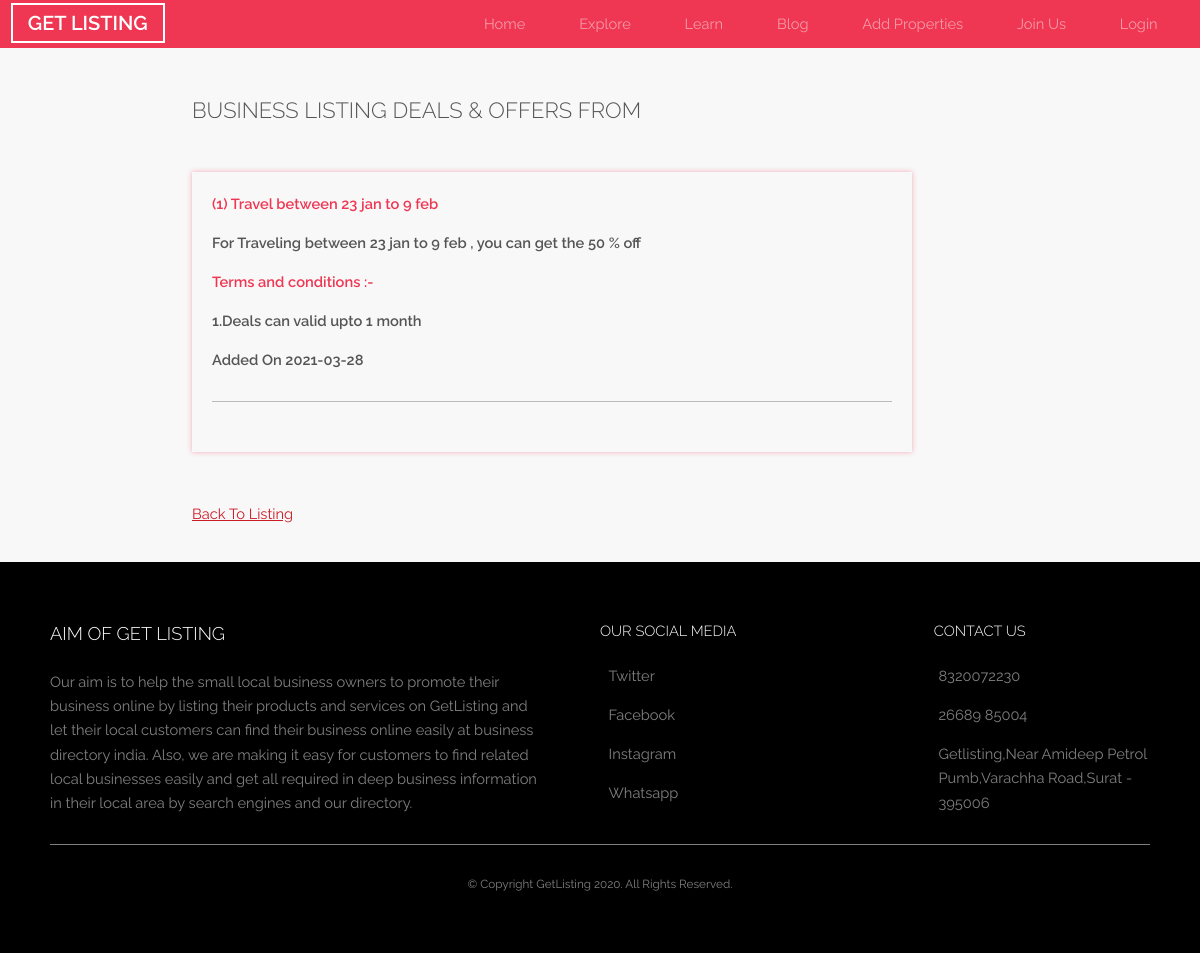
Page /deals_offers.php?listing_id=105 on the committed database.
### tables this page shows
CREATE TABLE `deals_offers` (
  `id` int(10) NOT NULL,
  `listing_id` int(10) NOT NULL,
  `listing_name` varchar(50) NOT NULL,
  `member_email` varchar(50) NOT NULL,
  `deals_title` varchar(200) NOT NULL,
  `deals_description` varchar(900) NOT NULL,
  `deals_offers_t_and_c` varchar(900) NOT NULL,
  `deals_date` date NOT NULL,
  `status` int(1) NOT NULL DEFAULT 0
);

### deals_offers.php (the view, shortened to what this page needs)
<?php include('header.php'); ?>
<?php
	$select_deals = mysqli_query($conn,"SELECT * FROM deals_offers WHERE listing_id = '{$_GET['listing_id']}' ");
	$select_listing = mysqli_query($conn,"SELECT * FROM listing WHERE id='{$_GET['listing_id']}' ");
	$select_listing_row = mysqli_fetch_row($select_listing);
?>
<h2 class="listing_feature_h2_deals listing_feature_h2">Business Listing Deals & Offers From <?php echo $select_listing_row['1']; ?></h2>
<div class="listing_page">
	<div class="listingdtl">
			<div class="ldtlbx listing_feature_announcement">
				<?php
					$i = 1;
					if (mysqli_num_rows($select_deals)>0)
					{
						while ($select_deals_row = mysqli_fetch_row($select_deals))
						{
							echo "
									<label style='color: #EF3652;'>"."(".$i.")"." ".$select_deals_row['4']."</label>
									<label style='width: 70%;'>".$select_deals_row['5']."</label>
									<label style='color: #EF3652;'>Terms and conditions :- </label>
									<label style='width: 70%;'>".$select_deals_row['6']."</label>
									<label>Added On ".$select_deals_row['7']."</label>
									<hr>
								";
							$i++;
						}
					}
					else
					{
						echo "<label style='margin: 1rem 0 1rem 0;'>There is no any Deals & Offers regarding ".$select_listing_row['1']."</label>";
					}
				?>
			</div>
			<?php echo "<a href='listing_page.php?lid=".$select_listing_row['0']."' class='l_video_deals'  style='display: inline-block;margin-left: 16%;margin-bottom: 3%;'>Back To Listing</a>"; ?>
	</div>
</div>
<?php include('footer.php'); ?>

### rows in the picture
deals_offers: deals_title "Travel between 23 jan to 9 feb", deals_description "For Traveling between 23 jan to 9 feb , you can get the 50 % off", deals_offers_t_and_c "1.Deals can valid upto 1 month", deals_date "2021-03-28"
